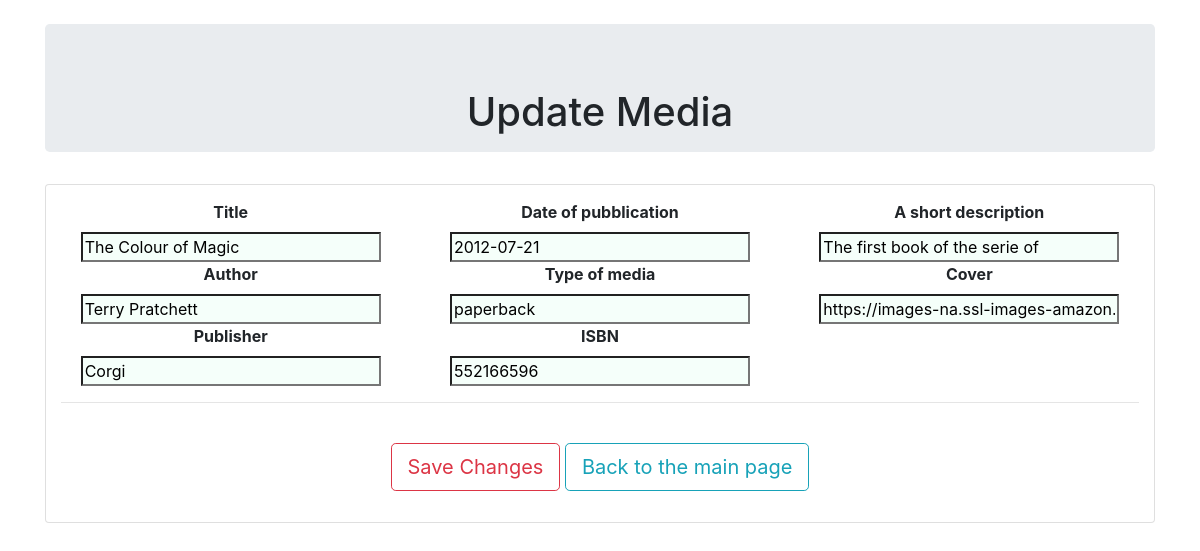
Page /library/update.php?id=6 on the earlier database version.
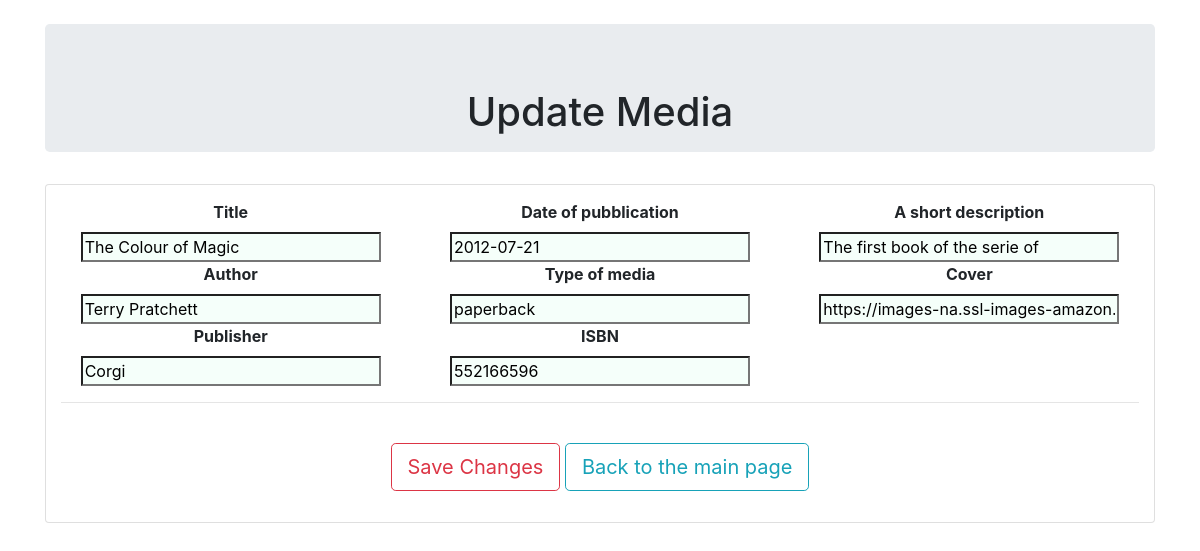
Same page on the later database version.
### tables this page shows
CREATE TABLE `media` (
  `id` int(11) NOT NULL,
  `cover` varchar(255) DEFAULT NULL,
  `title` varchar(255) NOT NULL,
  `publisher` varchar(255) DEFAULT NULL,
  `publish_date` date DEFAULT NULL,
  `type` varchar(25) NOT NULL,
  `ISBN` bigint(20) NOT NULL,
  `description` text DEFAULT NULL,
  `author` varchar(255) NOT NULL,
  `available` int(1) NOT NULL DEFAULT 0,
  `reader` varchar(255) DEFAULT NULL,
  `FK_author_id` int(11) DEFAULT NULL,
  `FK_publisher_id` int(11) DEFAULT NULL
);

### library/update.php (the view, shortened to what this page needs)
<?php
require_once 'actions/db_connect.php';
if ($_GET['id']) {
   $id = $_GET['id'];
   $sql = "SELECT * FROM media WHERE id = {$id}" ;
   $result = $connect->query($sql);
   $data = $result->fetch_assoc();
?>
<!DOCTYPE html>
<html>
<head>
   <link rel="stylesheet" type="text/css" href="mystyle.css">
<link rel="stylesheet" href="https://stackpath.bootstrapcdn.com/bootstrap/4.4.1/css/bootstrap.min.css">
</head>
 <body>
  <div class="container">
    <br>
  <div class="jumbotron ">
    <h1 class="display-5"> Update Media </h1>
  </div>
<div class="card">
   <form class="form-group" action="actions/a_update.php"  method="get">
      <div class="row">
        <div class="col">
          <label for="title"> Title </label> <br>
            <input type="text"  name="title" placeholder ="title" value="<?php echo $data['title'] ?>" /> <br>
          <label for="author"> Author </label> <br>
            <input type="text"  name="author" placeholder ="author" value="<?php echo $data['author'] ?>" /> <br>
          <label for="publisher"> Publisher </label> <br>
            <input type="text"  name="publisher" placeholder ="publisher" value="<?php echo $data['publisher'] ?>" /> <br>
        </div>
        <div class="col">
          <label for="publish_date"> Date of pubblication</label> <br>
             <input type="text"  name="publish_date" placeholder ="YYYY-MM-DD" value="<?php echo $data['publish_date'] ?>" /> <br>
          <label for="type"> Type of media </label> <br>
            <input type="text"  name="type" placeholder ="paperback,DVD,etc." value="<?php echo $data['type'] ?>" /> <br>
           <label for="ISBN"> ISBN</label> <br>
            <input type="text"  name="ISBN" placeholder ="ISBN code" value="<?php echo $data['ISBN'] ?>" /> <br>
        </div>
        <div class="col">
            <label for="description"> A short description </label> <br>
              <input type="textarea"  name="description" placeholder ="Max 255 charachters" value="<?php echo $data['description'] ?>"/> <br>
            <label for="cover"> Cover </label> <br>
              <input type="text"  name="cover" placeholder ="write here the link to the cover" value="<?php echo $data['cover'] ?>" /> <br>
          </div>
      </div>
<hr>
<br>
               <button type="submit" class='btn btn-outline-danger btn-lg'>Save Changes</button >
               <a  href= "index.php"><button  type="button" class='btn btn-outline-info btn-lg'> Back to the main page</button ></a>
   </form >
 </div>
</div>
</body >
</html >
<?php
}
?>

Differences in the rows shown:
changed media "The Colour of Magic": description "The first book of the serie of" → (not shown)
Other differences:
form field description: (not shown) → "The first book of the serie of"
